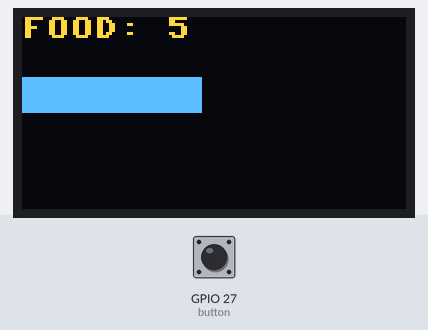
A program run on a simulated ESP32 board running MicroPython. Parts: 128×64 one-colour display. The test bench sets the inputs (shaded band); at power-on: GPIO 27 (button) HIGH. The OLED is the two-colour kind (top 16 rows yellow).

Above: at 2.2 s.
2.3 s: GPIO 27 (button) pulled LOW for 1 s
At 4.5 s:
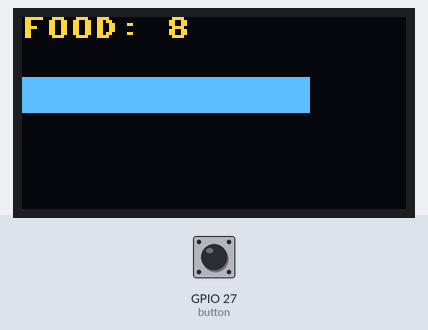
4.8 s: GPIO 27 (button) pulled LOW for 0.15 s
At 6.3 s:
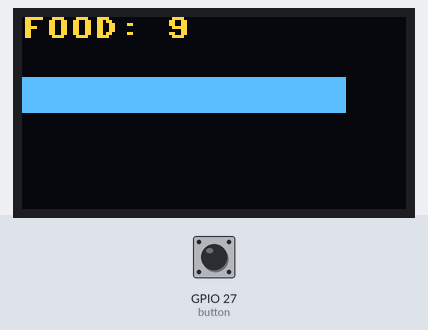
6.6 s: GPIO 27 (button) pulled LOW for 0.15 s
At 8.4 s:
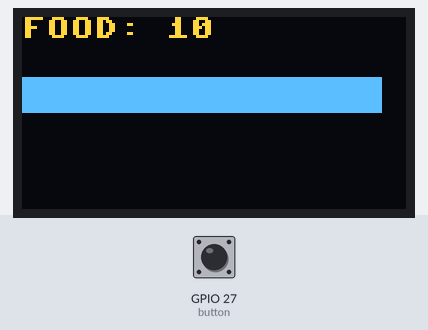
Timing chart, 0 to 9.9 s (numbered marks = the images above; inputs shaded):
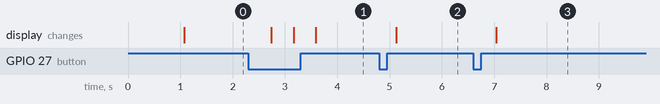

Measured:
- after the input at 2.3 s, the display: first changes after 0.44 s (image 1 shows a later state)
- after the input at 4.8 s, the display: changes after 0.33 s (image 2)
- after the input at 6.6 s, the display: changes after 0.44 s (image 3)

The program:

design_hunger.py
```python
from machine import Pin, SoftI2C
import ssd1306
import time

button = Pin(27, Pin.IN, Pin.PULL_UP)
i2c = SoftI2C(scl=Pin(22), sda=Pin(21))
oled = ssd1306.SSD1306_I2C(128, 64, i2c)

food = 5
oled.fill(0)
oled.text("FEED ME", 36, 28)
oled.show()
time.sleep(1)
last = time.ticks_ms()
while True:
    if button.value() == 0:
        food = min(food + 1, 10)
        time.sleep(0.3)
    if time.ticks_diff(time.ticks_ms(), last) > 10000:
        food = max(food - 1, 0)
        last = time.ticks_ms()
    oled.fill(0)
    oled.text("FOOD: " + str(food), 0, 0)
    oled.fill_rect(0, 20, food * 12, 12, 1)
    if food < 3:
        oled.text("HUNGRY!", 0, 44)
    oled.show()
    time.sleep(0.1)
```
